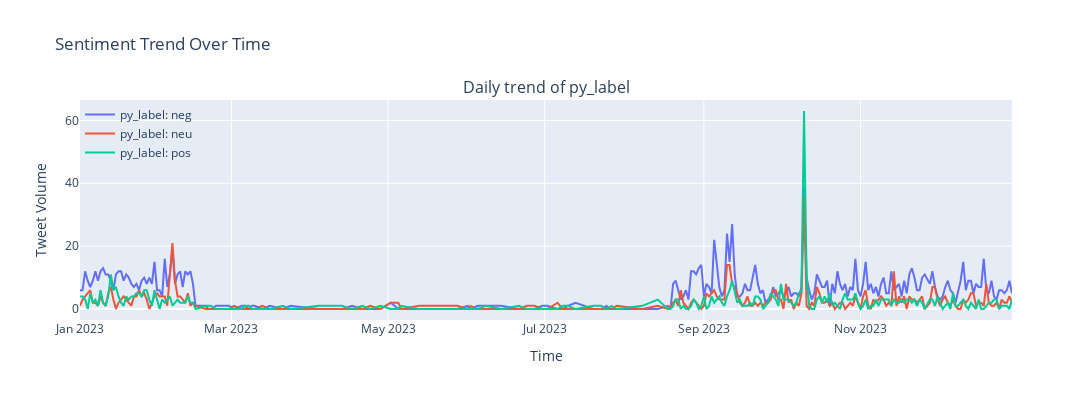

Notebook cell for this chart:
### Code cell
py_label_counts_df = df_spanish.groupby(['Tweet_Date_Only', 'py_label']).size().unstack(fill_value=0)

# Create subplots
fig = make_subplots(rows=1, cols=1, subplot_titles=('Daily trend of py_label',))

# Add traces for py_label
for label in py_label_counts_df.columns:
    fig.add_trace(go.Scatter(x=py_label_counts_df.index, y=py_label_counts_df[label], mode='lines', name=f'py_label: {label}'), row=1, col=1)

# Update layout
fig.update_layout(
    title_text='Sentiment Trend Over Time',
    xaxis_title='Time',
    yaxis_title='Tweet Volume',
    height=400,
    width=1200,
    legend=dict(
    x=0,
    y=1,
    traceorder='normal',
    bgcolor='rgba(0,0,0,0)',
    bordercolor='rgba(0,0,0,0)'
)
)

# Show plot
fig.show()

### Figure 1 — Plotly figure (JSON) as saved in the notebook; plotly's stock layout.template omitted (floating-point values rounded to 4 significant figures; data arrays with more than 128 entries replaced by an {"elided": "..."} marker saying what was removed)
{"data": [{"mode": "lines", "name": "py_label: neg", "type": "scatter", "x": {"elided": "229 str values"}, "xaxis": "x", "y": {"elided": "229 int values"}, "yaxis": "y"}, {"mode": "lines", "name": "py_label: neu", "type": "scatter", "x": {"elided": "229 str values"}, "xaxis": "x", "y": {"elided": "229 int values"}, "yaxis": "y"}, {"mode": "lines", "name": "py_label: pos", "type": "scatter", "x": {"elided": "229 str values"}, "xaxis": "x", "y": {"elided": "229 int values"}, "yaxis": "y"}], "layout": {"annotations": [{"font": {"size": 16}, "showarrow": false, "text": "Daily trend of py_label", "x": 0.5, "xanchor": "center", "xref": "paper", "y": 1, "yanchor": "bottom", "yref": "paper"}], "height": 400, "legend": {"bgcolor": "rgba(0,0,0,0)", "bordercolor": "rgba(0,0,0,0)", "traceorder": "normal", "x": 0, "y": 1}, "title": {"text": "Sentiment Trend Over Time"}, "width": 1200, "xaxis": {"anchor": "y", "domain": [0, 1], "title": {"text": "Time"}}, "yaxis": {"anchor": "x", "domain": [0, 1], "title": {"text": "Tweet Volume"}}}}
